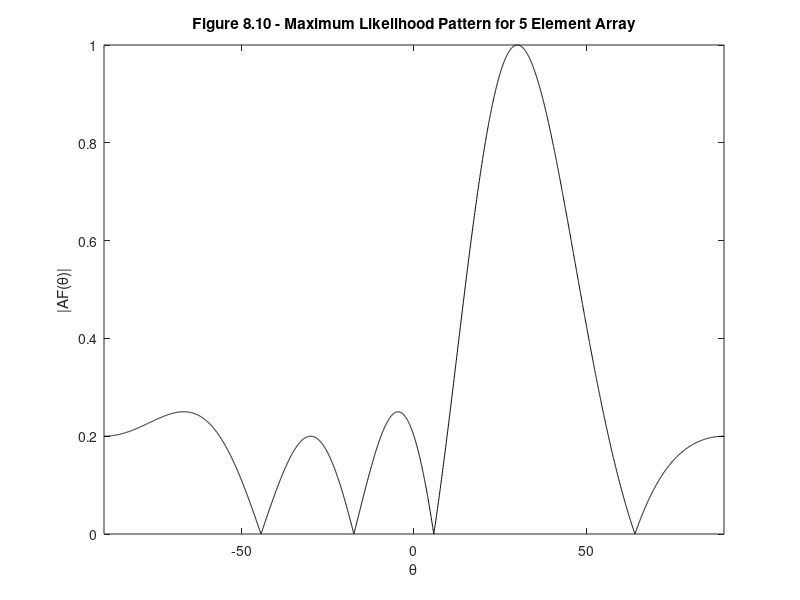

Recreate this plot in MATLAB.
%%%%%%%%%%%%%%%%%%%%%%%%%%%%%%%%%%%%%%%%%%%%%%%%%%%%%%%%%%%%%%%
%%                                                           %%
%%  ******************************************************   %%
%%  * Smart Antennas for Wireless Applications w/ Matlab *   %%
%%  ******************************************************   %%
%%                                                           %%
%% Chapter 8: Ex 8.4                                         %%
%%                                                           %%
%% Author: Frank Gross                                       %%
%% McGraw-Hill, 2005                                         %%
%% Date:  3/05/2005                                          %%
%%                                                           %%
%% This code produces Figure 8.10, determines the weights for%%
%%     directing the main beam of an N = 5, d = 0.5 ULA      %%
%%     towards a desired user at tho = 30 deg using the      %%
%%     Maximum Likelihood method.  The resulting weighted    %% 
%%     array factor pattern is plotted vs. arrival angle.    %%
%%%%%%%%%%%%%%%%%%%%%%%%%%%%%%%%%%%%%%%%%%%%%%%%%%%%%%%%%%%%%%%      

%%------------------- Define Variables:----------------------%%
% M - # of elements in array                                  %
% d - element spacing in wavelengths                          %
% theta - arrival angle of desired users and interferers (rad)%
% ang - theta in deg                                          %
% th0 - desired user AOA (deg)                                %
% a0 - steering vector of desired user                        %
% A - matrix of interferer steering vectors                   %
% Rnn - noise correlation matrix                              %
% w - weights of ULA determined using Max Likelihood method   %
% th - range of AOA's (rad)                                   %
% y - weighted array output                                   %
%%-----------------------------------------------------------%%

%%----- Given Values -----%%

M = 5 ; d =.5; sig2 = .001;

theta = -pi/2:.001:pi/2; ang = theta*180/pi;

th0 = 30*pi/180;

%%----- Determine steering vector for desired user -----%%

n = 1:M;
a0 = exp(1j*2*pi*(n-1)*d*sin(th0)).';

%%----- Determine noise correlation matrix -----%%

Rnn = sig2*eye(M);        

%%----- Determine weights using Maximum Likelihood method -----%%

w = inv(Rnn)*a0./(a0'*inv(Rnn)*a0);

for j = 1:length(theta)
    th = theta(j);
    aa = exp(1j*2*pi*(n-1)*d*sin(th));  
    y(j) = w'*aa.';
end

%%----- Plot Results -----%%

figure(1), plot(ang,abs(y)/max(abs(y)),'k')
xlabel('\theta'), ylabel('|AF(\theta)|')
title('\bfFigure 8.10 - Maximum Likelihood Pattern for 5 Element Array')
axis([-90 90 0 1])
